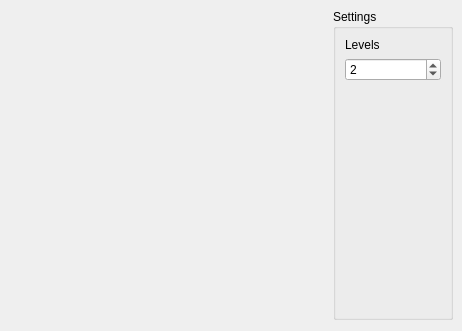
<?xml version="1.0" encoding="UTF-8"?>
<ui version="4.0">
 <class>MainWindow</class>
 <widget class="QMainWindow" name="MainWindow">
  <property name="geometry">
   <rect>
    <x>0</x>
    <y>0</y>
    <width>462</width>
    <height>331</height>
   </rect>
  </property>
  <property name="windowTitle">
   <string>Cantor Fractals</string>
  </property>
  <widget class="QWidget" name="centralwidget">
   <property name="enabled">
    <bool>true</bool>
   </property>
   <widget class="QGroupBox" name="grpSettings">
    <property name="geometry">
     <rect>
      <x>333</x>
      <y>9</y>
      <width>120</width>
      <height>311</height>
     </rect>
    </property>
    <property name="minimumSize">
     <size>
      <width>120</width>
      <height>0</height>
     </size>
    </property>
    <property name="title">
     <string>Settings</string>
    </property>
    <layout class="QVBoxLayout" name="verticalLayout">
     <item>
      <widget class="QLabel" name="label">
       <property name="text">
        <string>Levels</string>
       </property>
       <property name="buddy">
        <cstring></cstring>
       </property>
      </widget>
     </item>
     <item>
      <widget class="QSpinBox" name="spinBoxLevels">
       <property name="value">
        <number>2</number>
       </property>
      </widget>
     </item>
     <item>
      <spacer name="verticalSpacer">
       <property name="orientation">
        <enum>Qt::Vertical</enum>
       </property>
       <property name="sizeHint" stdset="0">
        <size>
         <width>20</width>
         <height>40</height>
        </size>
       </property>
      </spacer>
     </item>
    </layout>
   </widget>
  </widget>
 </widget>
 <resources/>
 <connections>
  <connection>
   <sender>spinBoxLevels</sender>
   <signal>valueChanged(int)</signal>
   <receiver>MainWindow</receiver>
   <slot>setLevelsSlot(int)</slot>
   <hints>
    <hint type="sourcelabel">
     <x>372</x>
     <y>72</y>
    </hint>
    <hint type="destinationlabel">
     <x>700</x>
     <y>262</y>
    </hint>
   </hints>
  </connection>
 </connections>
 <slots>
  <slot>setLevelsSlot(int)</slot>
 </slots>
</ui>
